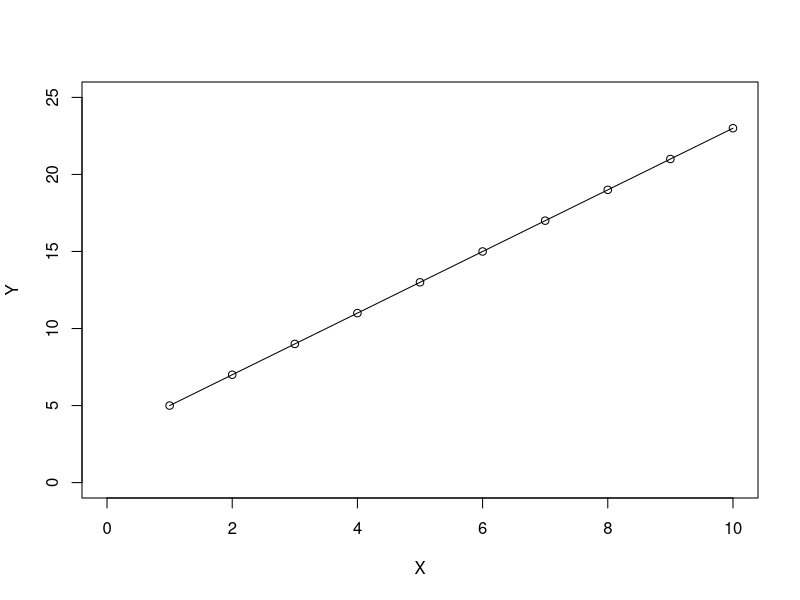
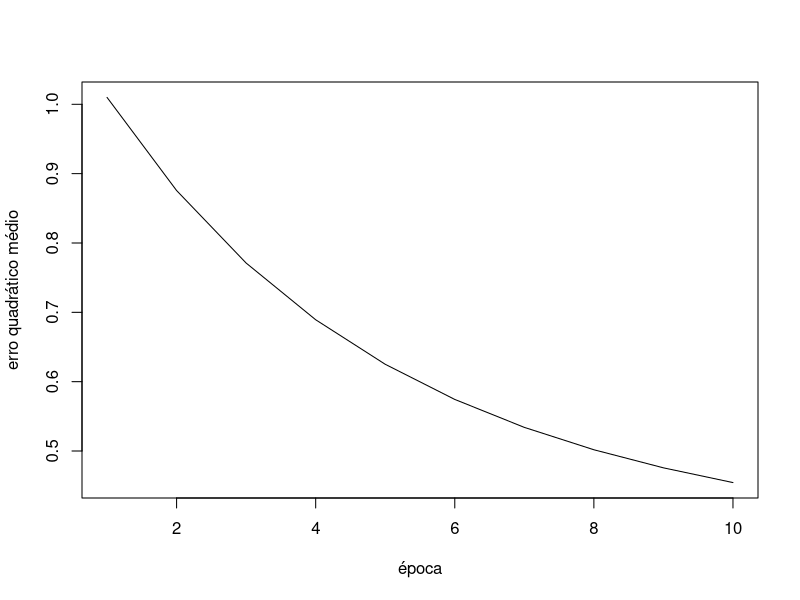
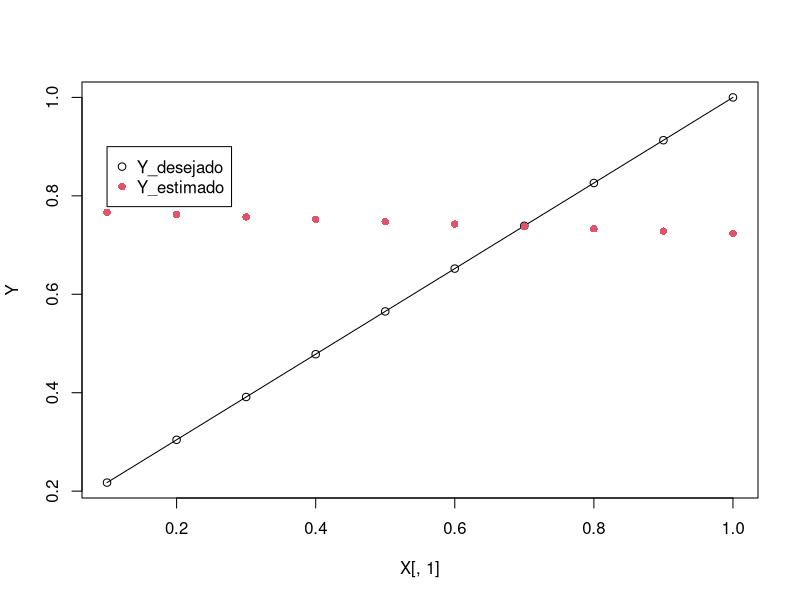
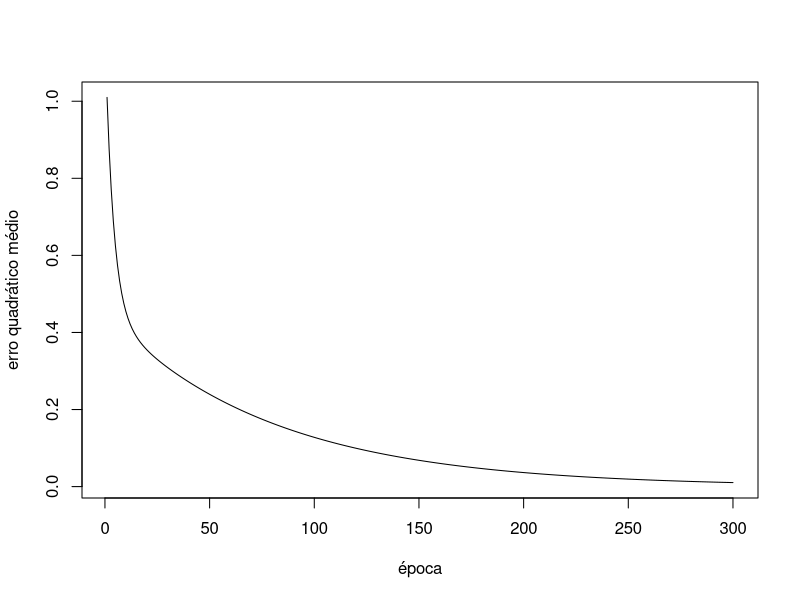
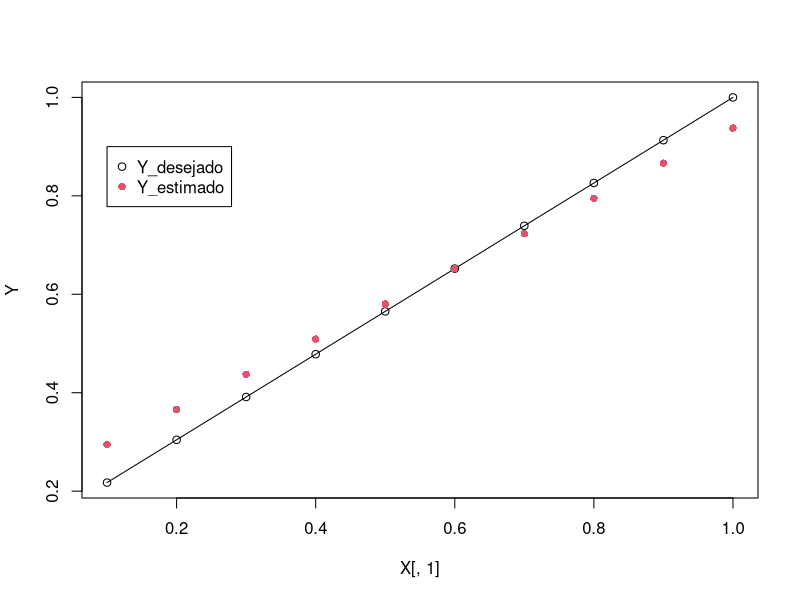
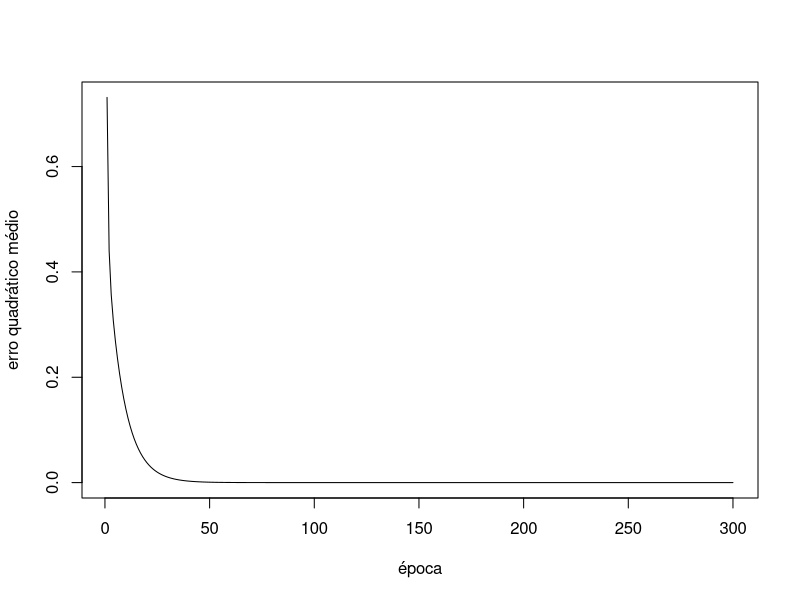
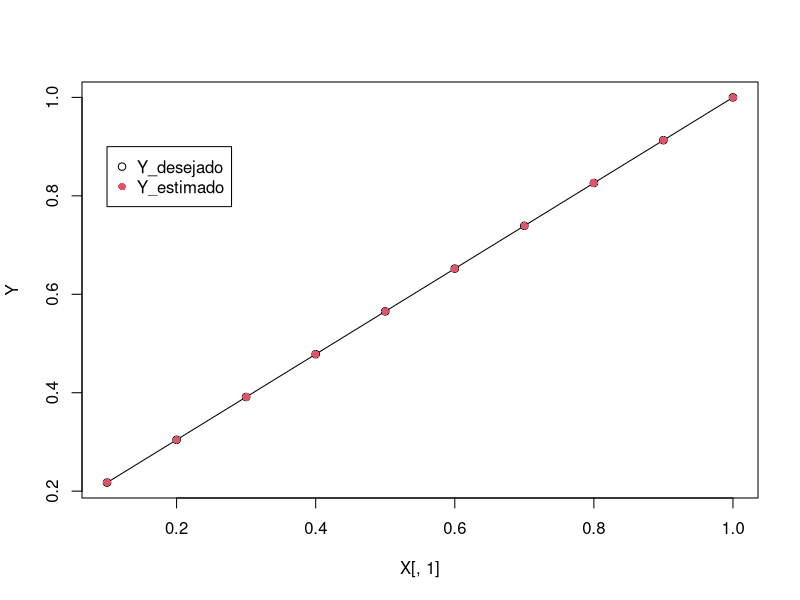
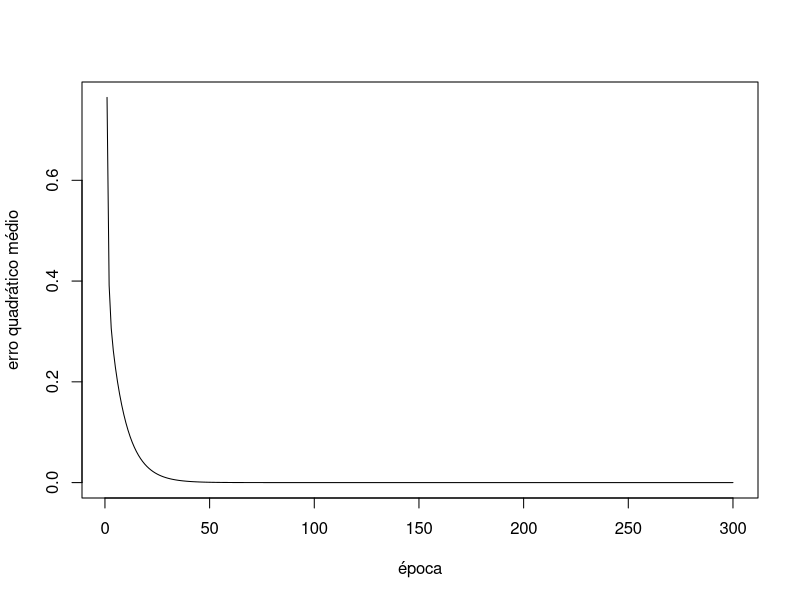

Write R code to recreate these figures, in order.
## ---- chunk 1
N<-10
X<-seq(1:N)
Y<-2*(X)+3
plot(X,Y,type="o",xlim=c(0,10),ylim=c(0,25))
## ---- chunk 2
X<-X/max(X)
X<-t(t(X))
bias<-1
X<-cbind(X,bias)
print(X)
## ---- chunk 3
Y<-Y/max(Y)
print(cbind(Y))
## ---- chunk 4
epoca_max<-10
eta<-0.01
W<-c(0,1)
## ---- chunk 5
err_iter <- rep(0,N)
err_epoc <- rep(0,epoca_max)
## ---- chunk 6
for(epoca in 1:epoca_max){
  for(i in 1:N) {
    v<-sum(X[i,]*W)
    erro<-Y[i]-v
    delta<-(eta*erro*X[i,])
    W<-W+delta
    err_iter[i]<-0.5*(erro^2)
  }
  err_epoc[epoca]<-(sum(err_iter))
}
## ---- chunk 7
plot(err_epoc,type="line",xlab = "época", ylab = "erro quadrático médio",)
## ---- chunk 8
print(W)
## ---- chunk 9
Y_estimado = X[,1]*W[1]+W[2] 
## ---- chunk 10
plot(X[,1],Y,type="n")#,ylim=c(0.5, 1.2))
points(X[,1],Y,pch=1,type="o",col="1")
points(X[,1],Y_estimado,pch=16,type="p",col="2")
legend(0.1,0.9,legend=c("Y_desejado","Y_estimado"),col=c(1,2), pch=c(1,16))
## ---- chunk 11
print(paste("Erro final do treinamento",err_epoc[epoca_max]))
## ---- chunk 12
epoca_max<-300
eta<-0.01
W<-c(0,1)

err_iter <- rep(0,N)
err_epoc <- rep(0,epoca_max)


for(epoca in 1:epoca_max){
  for(i in 1:N) {
    v<-sum(X[i,]*W)
    erro<-Y[i]-v
    delta<-(eta*erro*X[i,])
    W<-W+delta
    err_iter[i]<-0.5*(erro^2)
  }
  err_epoc[epoca]<-(sum(err_iter))
}

print(W)
Y_estimado = X[,1]*W[1]+W[2]
## ---- chunk 13
plot(err_epoc,type="line",xlab = "época", ylab = "erro quadrático médio",)
## ---- chunk 14
plot(X[,1],Y,type="n")
points(X[,1],Y,pch=1,type="o",col="1")
points(X[,1],Y_estimado,pch=16,type="p",col="2")
legend(0.1,0.9,legend=c("Y_desejado","Y_estimado"),col=c(1,2), pch=c(1,16))
## ---- chunk 15
print(paste("Erro final do treinamento",err_epoc[epoca_max]))
## ---- chunk 16
epoca_max<-300
eta<-0.1
W<-c(0,1)

err_iter <- rep(0,N)
err_epoc <- rep(0,epoca_max)


for(epoca in 1:epoca_max){
  for(i in 1:N) {
    v<-sum(X[i,]*W)
    erro<-Y[i]-v
    delta<-(eta*erro*X[i,])
    W<-W+delta
    err_iter[i]<-0.5*(erro^2)
  }
  err_epoc[epoca]<-(sum(err_iter))
}

print(W)
Y_estimado = X[,1]*W[1]+W[2]
## ---- chunk 17
plot(err_epoc,type="line",xlab = "época", ylab = "erro quadrático médio",)
## ---- chunk 18
plot(X[,1],Y,type="n")
points(X[,1],Y,pch=1,type="o",col="1")
points(X[,1],Y_estimado,pch=16,type="p",col="2")
legend(0.1,0.9,legend=c("Y_desejado","Y_estimado"),col=c(1,2), pch=c(1,16))
## ---- chunk 19
print(paste("Erro final do treinamento",err_epoc[epoca_max]))
## ---- chunk 20
epoca_max<-300
eta<-0.1
W<-c(0.1,1)

err_iter <- rep(0,N)
err_epoc <- rep(0,epoca_max)


for(epoca in 1:epoca_max){
  for(i in 1:N) {
    v<-sum(X[i,]*W)
    erro<-Y[i]-v
    delta<-(eta*erro*X[i,])
    W<-W+delta
    err_iter[i]<-0.5*(erro^2)
  }
  err_epoc[epoca]<-(sum(err_iter))
}

print(W)
Y_estimado = X[,1]*W[1]+W[2]
## ---- chunk 21
plot(err_epoc,type="line",xlab = "época", ylab = "erro quadrático médio",)
## ---- chunk 22
plot(X[,1],Y,type="n")
points(X[,1],Y,pch=1,type="o",col="1")
points(X[,1],Y_estimado,pch=16,type="p",col="2")
legend(0.1,0.9,legend=c("Y_desejado","Y_estimado"),col=c(1,2), pch=c(1,16))
## ---- chunk 23
print(paste("Erro final do treinamento",err_epoc[epoca_max]))
